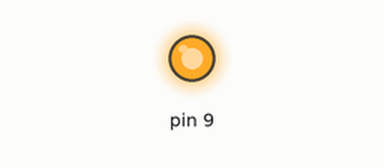
This sketch was run on a simulated Arduino Uno, built with avr-gcc and run on an emulated ATmega328P. Parts: output pins drawn as LEDs (lit = HIGH).

Above: at 12.8 s.
At 26.6 s:
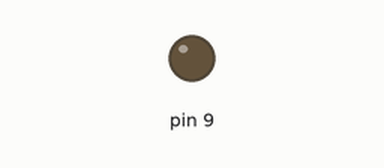
Timing chart, 0 to 40.0 s (numbered marks = the images above):
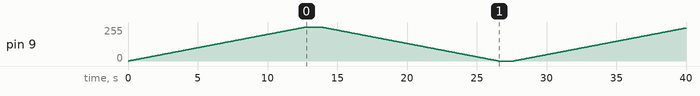

The sketch:

Fade.ino
```cpp
void setup() {
    pinMode(9, OUTPUT);
}

void loop() {
    for (int brightness = 0; brightness <= 255; brightness++) {
        analogWrite(9, brightness);
        delay(50);
    }
    delay(1000);

    for (int brightness = 255; brightness >= 0; brightness--) {
        analogWrite(9, brightness);
        delay(50);
    }
    delay(1000);
}
```
